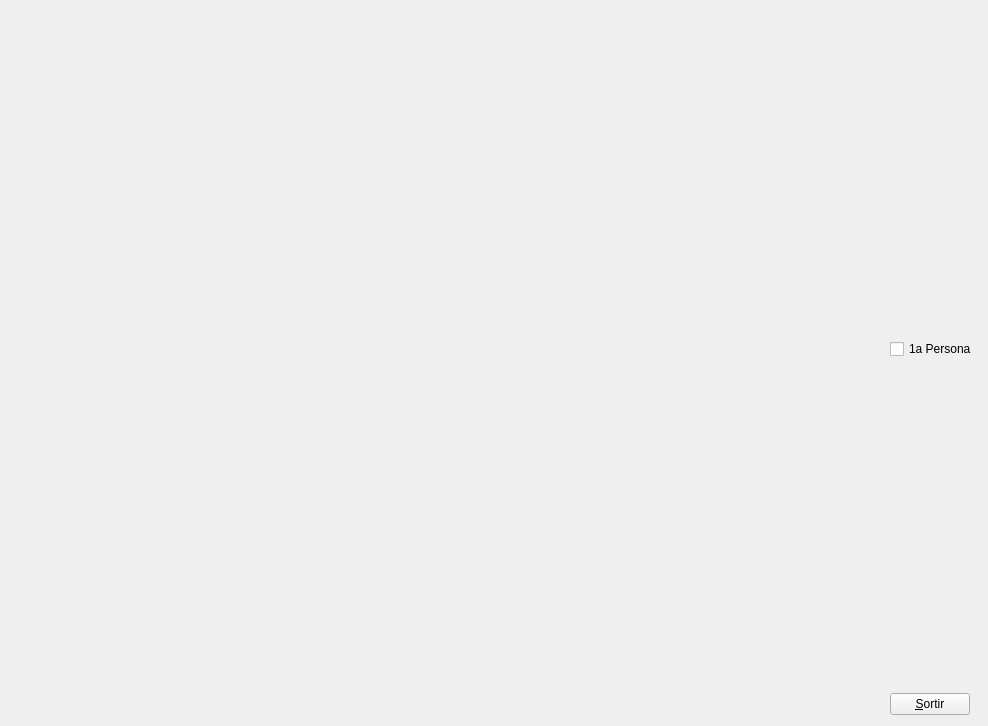
<?xml version="1.0" encoding="UTF-8"?>
<ui version="4.0">
 <class>MyForm</class>
 <widget class="QWidget" name="MyForm">
  <property name="geometry">
   <rect>
    <x>0</x>
    <y>0</y>
    <width>988</width>
    <height>726</height>
   </rect>
  </property>
  <property name="windowTitle">
   <string>IDI-Lab</string>
  </property>
  <layout class="QHBoxLayout" name="horizontalLayout">
   <item>
    <widget class="NouGLWidget" name="widget" native="true">
     <property name="sizePolicy">
      <sizepolicy hsizetype="Expanding" vsizetype="Expanding">
       <horstretch>0</horstretch>
       <verstretch>0</verstretch>
      </sizepolicy>
     </property>
    </widget>
   </item>
   <item>
    <layout class="QVBoxLayout" name="verticalLayout">
     <item>
      <spacer name="verticalSpacer">
       <property name="orientation">
        <enum>Qt::Vertical</enum>
       </property>
       <property name="sizeHint" stdset="0">
        <size>
         <width>20</width>
         <height>40</height>
        </size>
       </property>
      </spacer>
     </item>
     <item>
      <widget class="QCheckBox" name="checkBox">
       <property name="text">
        <string>1a Persona</string>
       </property>
      </widget>
     </item>
     <item>
      <spacer name="verticalSpacer_2">
       <property name="orientation">
        <enum>Qt::Vertical</enum>
       </property>
       <property name="sizeHint" stdset="0">
        <size>
         <width>20</width>
         <height>40</height>
        </size>
       </property>
      </spacer>
     </item>
     <item>
      <widget class="QPushButton" name="pushButton">
       <property name="sizePolicy">
        <sizepolicy hsizetype="Fixed" vsizetype="Fixed">
         <horstretch>0</horstretch>
         <verstretch>0</verstretch>
        </sizepolicy>
       </property>
       <property name="text">
        <string>&amp;Sortir</string>
       </property>
      </widget>
     </item>
    </layout>
   </item>
  </layout>
 </widget>
 <customwidgets>
  <customwidget>
   <class>NouGLWidget</class>
   <extends>QWidget</extends>
   <header>NouGLWidget.h</header>
   <container>1</container>
   <slots>
    <signal>sigcamera()</signal>
    <slot>QTCamera()</slot>
   </slots>
  </customwidget>
 </customwidgets>
 <resources/>
 <connections>
  <connection>
   <sender>pushButton</sender>
   <signal>clicked()</signal>
   <receiver>MyForm</receiver>
   <slot>close()</slot>
   <hints>
    <hint type="sourcelabel">
     <x>903</x>
     <y>713</y>
    </hint>
    <hint type="destinationlabel">
     <x>713</x>
     <y>529</y>
    </hint>
   </hints>
  </connection>
  <connection>
   <sender>checkBox</sender>
   <signal>clicked()</signal>
   <receiver>widget</receiver>
   <slot>QTCamera()</slot>
   <hints>
    <hint type="sourcelabel">
     <x>903</x>
     <y>350</y>
    </hint>
    <hint type="destinationlabel">
     <x>608</x>
     <y>377</y>
    </hint>
   </hints>
  </connection>
  <connection>
   <sender>widget</sender>
   <signal>sigcamera()</signal>
   <receiver>checkBox</receiver>
   <slot>toggle()</slot>
   <hints>
    <hint type="sourcelabel">
     <x>857</x>
     <y>421</y>
    </hint>
    <hint type="destinationlabel">
     <x>969</x>
     <y>346</y>
    </hint>
   </hints>
  </connection>
 </connections>
</ui>
